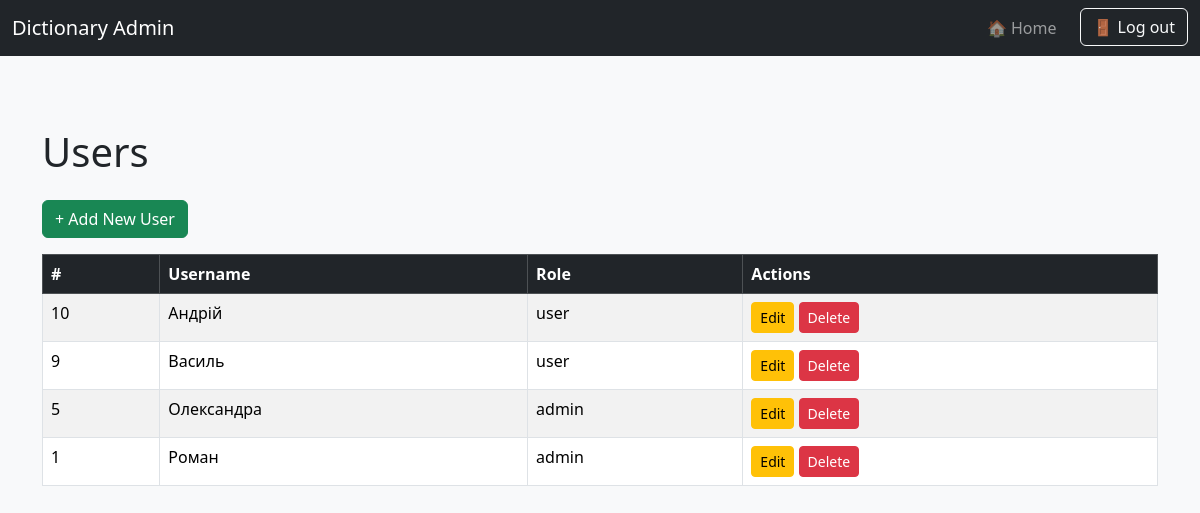
Page /admin/user (signed in) on the committed database.
### tables this page shows
CREATE TABLE `users` (
  `id` int(11) NOT NULL,
  `username` varchar(50) NOT NULL,
  `password` varchar(255) NOT NULL,
  `role` enum('admin','user') NOT NULL DEFAULT 'user'
);

### admin/controllers/UserController.php (called while the page is built, shortened)
<?php
class UserController {
    private $model;
    public function __construct($pdo) {
        $this->model = new User($pdo);
    }
    public function index() {
        $users = $this->model->getAll();
        require __DIR__ . '/../views/users/user.php';
    }
}

### autoloader.php (called while the page is built, shortened)
<?php
spl_autoload_register(function ($class) {
    $prefixes = [
        'admin\\'      => __DIR__ . '/admin/',
        'controllers\\'=> __DIR__ . '/controllers/',
        'models\\'     => __DIR__ . '/models/',
    ];
    foreach ($prefixes as $prefix => $base_dir) {
        if (strncmp($prefix, $class, strlen($prefix)) === 0) {
            $relative_class = substr($class, strlen($prefix));
            $file = $base_dir . str_replace('\\', '/', $relative_class) . '.php';
            if (file_exists($file)) {
                return;
            }
        }
    }
});

### admin/models/User.php (called while the page is built, shortened)
<?php
class User {
    private $pdo;
    public function __construct($pdo) {
        $this->pdo = $pdo;
    }
    public function getAll(): array {
        $stmt = $this->pdo->query("SELECT * FROM users ORDER BY id DESC");
        return $stmt->fetchAll(\PDO::FETCH_ASSOC);
    }
}

### admin/views/users/user.php (the view)
<?php require_once __DIR__ . '/../parts/header.php'; ?>
<body class="bg-light">
<div class="container py-5">
    <h1 class="mb-4 text text-left">Users</h1>
    <a href="user/create" class="btn btn-success mb-3">+ Add New User</a>
    <table class="table table-bordered table-striped">
        <thead class="table-dark">
        <tr>
            <th>#</th>
            <th>Username</th>
            <th>Role</th>
            <th>Actions</th>
        </tr>
        </thead>
        <tbody>
        <?php foreach ($users as $user): ?>
            <tr>
                <td><?= $user['id'] ?></td>
                <td><?= htmlspecialchars($user['username']) ?></td>
                <td><?= $user['role'] ?></td>
                <td>
                    <a href="user/edit/<?= $user['id'] ?>" class="btn btn-sm btn-warning">Edit</a>
                    <a href="user/delete/<?= $user['id'] ?>" class="btn btn-sm btn-danger" onclick="return confirm('Delete user?');">Delete</a>
                </td>
            </tr>
        <?php endforeach; ?>
        </tbody>
    </table>
</div>
</body>
</html>

### rows in the picture
users: id "10", username "Андрій", role "user"
users: id "9", username "Василь", role "user"
users: id "5", username "Олександра", role "admin"
users: id "1", username "Роман", role "admin"
